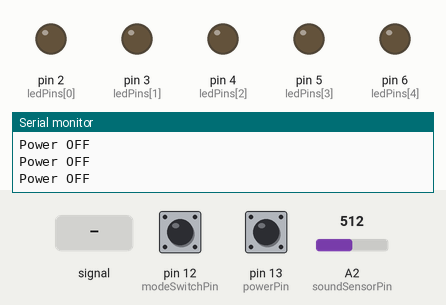
This sketch was run on a simulated Arduino Uno, built with avr-gcc and run on an emulated ATmega328P. On the bench: output pins drawn as LEDs (lit = HIGH), the last lines printed to the serial monitor. Dashed ring = blinking. The inputs (shaded band) are chosen by the test bench; at power-on: pin 13 (powerPin) HIGH, pin 12 (modeSwitchPin) HIGH, A2 (soundSensorPin) = 512.

Above: at 1.2 s.
1.3 s: pin 13 (powerPin) pulled LOW for 0.15 s
At 2.5 s:
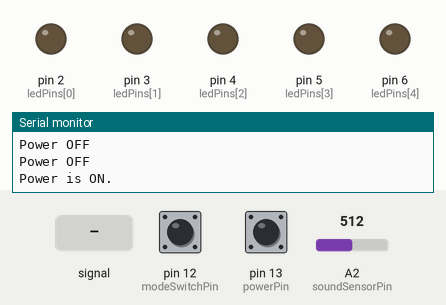
2.9 s: pin 12 (modeSwitchPin) pulled LOW for 0.15 s
At 3.2 s:
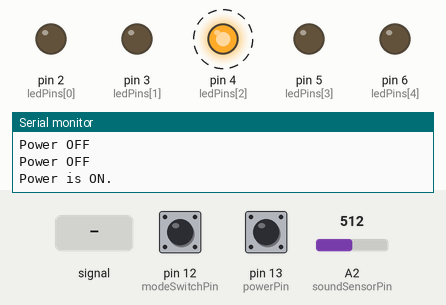
5.9 s: pin 13 (powerPin) pulled LOW for 1 s
At 7.6 s:
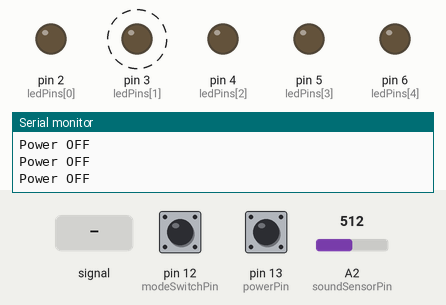
9.9 s: pin 13 (powerPin) pulled LOW for 3.2 s
At 13.19 s:
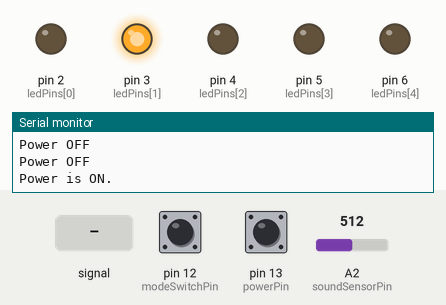
14.6 s: pin 12 (modeSwitchPin) pulled LOW for 3.2 s
19.3 s: A2 (soundSensorPin) fed a 200 Hz sine of ±460 counts around its level
At 20.2 s:
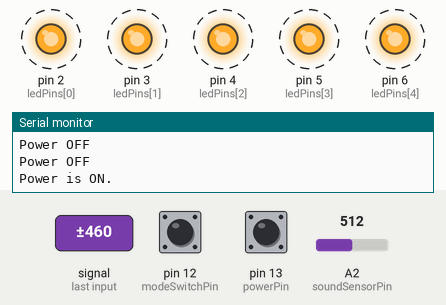
Timing chart, 0 to 23.3 s (numbered marks = the images above; inputs shaded):
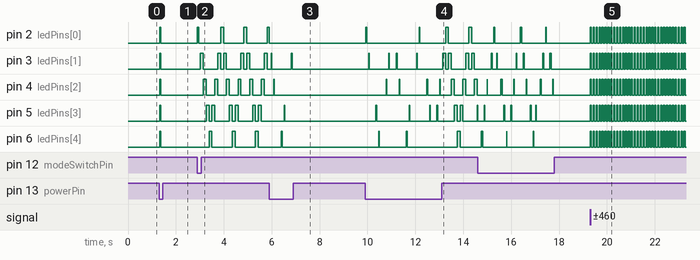

The sketch:

sketch_nov10a.ino
```cpp
const int soundSensorPin = A2; // Analog pin connected to the sound sensor
const int ledPins[] = {2, 3, 4, 5, 6}; // Digital pins connected to the LEDs
const int powerPin = 13;
const int modeSwitchPin = 12;

bool powerOn = false;

int mode = 0;

unsigned long lastPowerPressed = 0;

unsigned long lastModePressed = 0;


int lastSound = 0;
unsigned long lastBeat = 0;


int ledIndex = 0;
bool direction = true;
unsigned long lastFlow = 0;

void setup() {
  pinMode(soundSensorPin, INPUT);
  pinMode(powerPin, INPUT_PULLUP);
  pinMode(modeSwitchPin, INPUT_PULLUP);
  for (int i = 0; i < 5; i++) {
    pinMode(ledPins[i], OUTPUT); // Set the LED pins as outputs
  }
  Serial.begin(9600); // Initialize serial communication for debugging
}

void loop() {
  int soundValue = analogRead(soundSensorPin); // Read the analog input value

  if (digitalRead(powerPin) == LOW && (millis() - lastPowerPressed) > 50){
    powerOn = !powerOn;
    lastPowerPressed = millis();
    if (powerOn == false){
      for (int i = 0; i < 5; i++){
        digitalWrite(ledPins[i], LOW);
      }
    } else {
      Serial.println("Power is ON.");
    }
  }

  if (powerOn == false) {
    Serial.println("Power OFF");
    return;
  }

  if (digitalRead(modeSwitchPin) == LOW && (millis() - lastModePressed) > 50){
    mode = (mode + 1) % 2; // 0 is Rhythmic, 1 is Flow
    lastModePressed = millis();
    for (int i = 0; i < 5; i++){
        digitalWrite(ledPins[i], LOW);
    }
  }

  soundValue = analogRead(soundSensorPin);

  if (mode == 0){

    if (soundValue > lastSound + 100 && (millis() - lastBeat) > 120){
      lastBeat = millis();

      for (int i = 0; i < 5; i++){
      digitalWrite(ledPins[i], HIGH);
      }

      delay(50);

      for (int i = 0; i < 5; i++){
        digitalWrite(ledPins[i], LOW);
      }
    }


    lastSound = soundValue;

  }

  if (mode == 1){

    if ((millis() - lastFlow) > 120){
      lastFlow = millis();

      for (int i = 0; i < 5; i++){
        digitalWrite(ledPins[i], LOW);
      }

      digitalWrite(ledPins[ledIndex], HIGH);

      if (direction == true){
        ledIndex++;
         if (ledIndex >= 4) {
          ledIndex = 4;
          direction = false;
      }
      } else {
        ledIndex--;
        if (ledIndex == 0) {
          ledIndex = 0;
          direction = true;
        }
      }


    }

  }


}
```

Measured:
- after the input at 1.3 s, pin 2 (ledPins[0]), pin 3 (ledPins[1]), pin 4 (ledPins[2]), pin 5 (ledPins[3]), pin 6 (ledPins[4]): LOW → HIGH at once, → LOW 0.05 s later
- after the input at 2.9 s, pin 2 (ledPins[0]): LOW → HIGH at once, then repeats every 1.0 s: LOW 0.92 s, HIGH 0.12 s; pin 3 (ledPins[1]): LOW → HIGH after 0.12 s, then repeats every 0.97 s: LOW 0.61 s, HIGH 0.12 s, LOW 0.12 s, HIGH 0.12 s
- after the input at 5.9 s, pin 2 (ledPins[0]): goes on until 5.9 s, then stays LOW
- after the input at 9.9 s, pin 6 (ledPins[4]): goes HIGH 0.02 s, LOW 1.1 s, HIGH 0.04 s, LOW 2.1 s, HIGH 0.12 s, then LOW, starting after 0.57 s
- after the input at 19.3 s, pin 2 (ledPins[0]), pin 3 (ledPins[1]), pin 4 (ledPins[2]), pin 5 (ledPins[3]), pin 6 (ledPins[4]): alternates HIGH for 0.05 s and LOW for 0.07 s, starting at once
